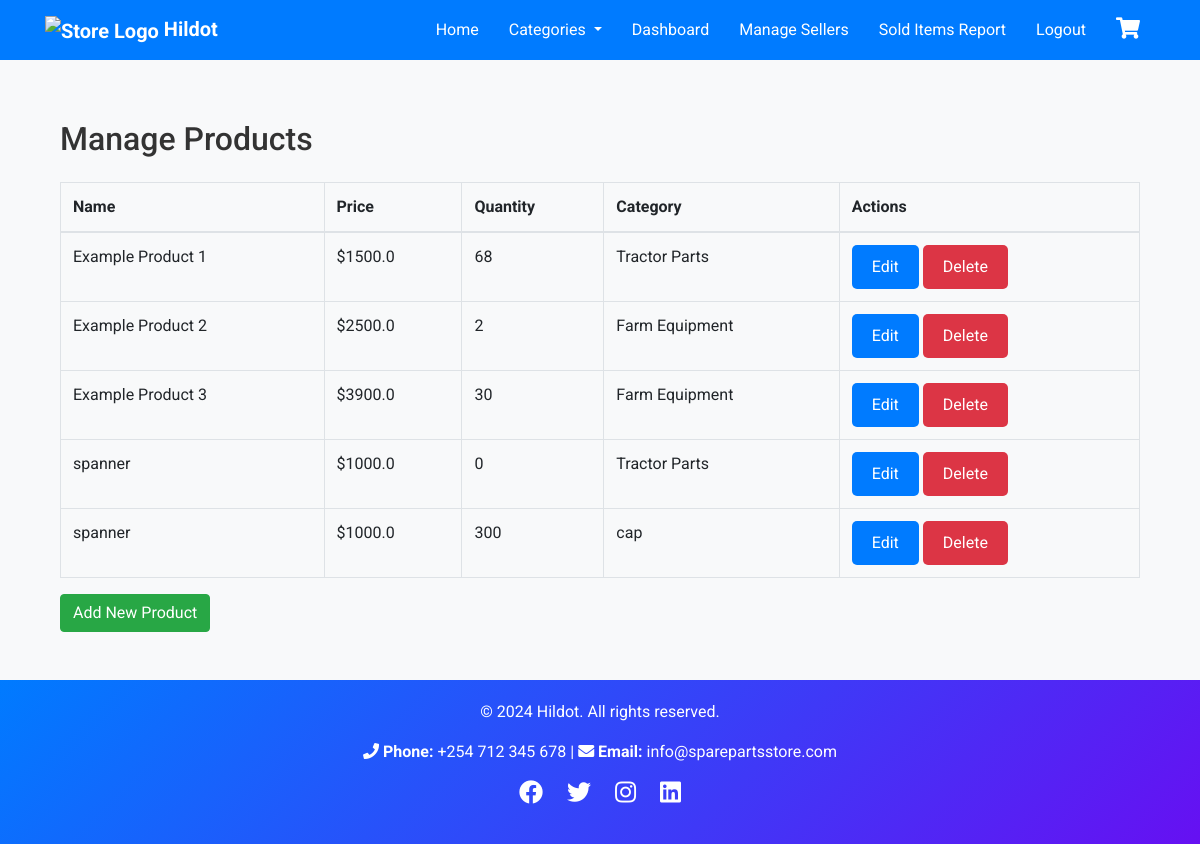
/admin/products (signed in), run on the app's committed database.
### app/models.py (models this page shows, shortened)
class Product(db.Model):
    __tablename__ = 'products'
    id = db.Column(db.Integer, primary_key=True)
    name = db.Column(db.String(100), nullable=False)
    description = db.Column(db.Text, nullable=True)
    price = db.Column(db.Float, nullable=False)
    quantity = db.Column(db.Integer, default=0)
    is_available = db.Column(db.Boolean, default=True)
    image = db.Column(db.String(255), nullable=True)  # Path to uploaded image
    category_id = db.Column(db.Integer, db.ForeignKey('categories.id'), nullable=False)
    created_at = db.Column(db.DateTime, default=datetime.utcnow)
    category = db.relationship('Category', backref=db.backref('products', lazy=True))

class Category(db.Model):
    __tablename__ = 'categories'
    id = db.Column(db.Integer, primary_key=True)
    name = db.Column(db.String(100), unique=True, nullable=False)
    description = db.Column(db.Text, nullable=True)

### app/routes.py (the view)
@main.route('/admin/products', methods=['GET'])
@login_required
def view_products():
    if not current_user.is_admin:
        return redirect(url_for('main.home'))  # Restrict access to admins
    products = Product.query.all()  # Fetch all products from the database
    return render_template('view_products.html', products=products)

### app/__init__.py (called while the page is built)
@login_manager.user_loader
def load_user(user_id):
    from app.models import User  # Import User model
    return User.query.get(int(user_id))  # Fetch the user by ID

### app/models.py (called while the page is built)
    @property
    def is_admin(self):
        return self.role.lower() == "admin"

### app/templates/view_products.html
{% extends 'base.html' %}
{% block content %}
    <div class="container">
        <h2 class="my-4">Manage Products</h2>
        <table class="table table-bordered">
            <thead>
                <tr>
                    <th>Name</th>
                    <th>Price</th>
                    <th>Quantity</th>
                    <th>Category</th>
                    <th>Actions</th>
                </tr>
            </thead>
            <tbody>
                {% for product in products %}
                    <tr>
                        <td>{{ product.name }}</td>
                        <td>${{ product.price }}</td>
                        <td>{{ product.quantity }}</td>
                        <td>{{ product.category.name if product.category else 'Uncategorized' }}</td>
                        <td>
                            <a href="{{ url_for('main.edit_product', product_id=product.id) }}" class="btn btn-primary btn-sm">Edit</a>
                            <a href="{{ url_for('main.delete_product', product_id=product.id) }}" class="btn btn-danger btn-sm">Delete</a>
                        </td>
                    </tr>
                {% else %}
                    <tr>
                        <td colspan="5">No products found.</td>
                    </tr>
                {% endfor %}
            </tbody>
        </table>
        <a href="{{ url_for('main.add_product') }}" class="btn btn-success">Add New Product</a>
    </div>
{% endblock %}

### app/templates/base.html (shortened to what this page needs)
<!DOCTYPE html>
<html lang="en">
<head>
    <link href="https://stackpath.bootstrapcdn.com/bootstrap/4.5.2/css/bootstrap.min.css" rel="stylesheet">
    <link href="https://cdnjs.cloudflare.com/ajax/libs/font-awesome/5.15.4/css/all.min.css" rel="stylesheet">
    <link href="{{ url_for('static', filename='css/main.css') }}" rel="stylesheet">
</head>
<body>
<nav class="navbar navbar-expand-lg navbar-dark bg-primary fixed-top">
    <div class="container">
        <a class="navbar-brand" href="/">
            <img src="{{ url_for('static', filename='images/logo.png') }}" alt="Store Logo" width="50" height="50">
            Hildot
        </a>
        <div class="collapse navbar-collapse" id="navbarNav">
            <ul class="navbar-nav ml-auto">
                <li class="nav-item"><a class="nav-link" href="/">Home</a></li>
                <li class="nav-item dropdown">
                    <a class="nav-link dropdown-toggle" href="#" id="navbarDropdown" role="button" data-toggle="dropdown">
                        Categories
                    </a>
                </li>
                {% if current_user.is_authenticated %}
                    {% if current_user.is_admin %}
                        <li class="nav-item"><a class="nav-link" href="{{ url_for('main.admin_dashboard') }}">Dashboard</a></li>
                        <li class="nav-item"><a class="nav-link" href="{{ url_for('main.manage_sellers') }}">Manage Sellers</a></li>
                        <li class="nav-item"><a class="nav-link" href="{{ url_for('main.view_sold_items') }}">Sold Items Report</a></li>
                    {% endif %}
                    <li class="nav-item"><a class="nav-link" href="/logout">Logout</a></li>
                {% else %}
                    <li class="nav-item"><a class="nav-link" href="/login">Login</a></li>
                    <li class="nav-item"><a class="nav-link" href="/register">Register</a></li>
                {% endif %}
                <li class="nav-item">
                    <a class="nav-link position-relative" href="{{ url_for('main.cart') }}">
                        <i class="fas fa-shopping-cart fa-lg"></i>
                    </a>
                </li>
            </ul>
        </div>
    </div>
</nav>
    <div class="container my-5 pt-5">
        {% block content %}{% endblock %}
    </div>
    <footer>
        <div class="container">
            <p>&copy; 2024 Hildot. All rights reserved.</p>
            <p>
                <i class="fas fa-phone"></i> <strong>Phone:</strong> +254 712 345 678 |
                <i class="fas fa-envelope"></i> <strong>Email:</strong> info@sparepartsstore.com
            </p>
            <p class="social-icons">
                <a href="https://facebook.com" target="_blank"><i class="fab fa-facebook"></i></a>
                <a href="https://twitter.com" target="_blank"><i class="fab fa-twitter"></i></a>
                <a href="https://instagram.com" target="_blank"><i class="fab fa-instagram"></i></a>
                <a href="https://linkedin.com" target="_blank"><i class="fab fa-linkedin"></i></a>
            </p>
        </div>
    </footer>
</body>
</html>

### app/static/css/main.css (style rules this page uses)
body { font-family: 'Arial', sans-serif; background-color: #f8f9fa; color: #333; margin: 0; padding: 0; }
a { text-decoration: none; color: inherit; }
.navbar { background-color: #007bff; }
.navbar-brand { color: #fff !important; font-weight: bold; }
.navbar-nav .nav-item .nav-link { color: #fff !important; padding: 10px 15px; }
footer { background-color: #343a40; color: #fff; padding: 30px 0; text-align: center; }
footer a { color: #ffd700; }
.btn-primary { background-color: #007bff; color: white; border-radius: 5px; border: none; padding: 10px 20px; font-size: 1rem; }
.btn-danger { background-color: #dc3545; color: white; border-radius: 5px; border: none; padding: 10px 20px; font-size: 1rem; }

### app/templates/base.html (style rules this page uses)
html, body { height: 100%; margin: 0; display: flex; flex-direction: column; font-family: 'Roboto', sans-serif; background: #f8f9fa; }
.container { flex: 1; }
.navbar { transition: all 0.3s ease-in-out; }
footer { flex-shrink: 0; background: linear-gradient(135deg, #007bff, #6610f2); color: white; text-align: center; padding: 20px 0; }
footer a { color: white; margin: 0 10px; transition: color 0.3s ease-in-out; }
.social-icons i { font-size: 1.5rem; }

### data on the page
Product: name "Example Product 1", price "1500.0", quantity "68", category "Tractor Parts"
Product: name "Example Product 2", price "2500.0", quantity "2", category "Farm Equipment"
Product: name "Example Product 3", price "3900.0", quantity "30", category "Farm Equipment"
Product: name "spanner", price "1000.0", quantity "0", category "Tractor Parts"
Product: name "spanner", price "1000.0", quantity "300", category "cap"
